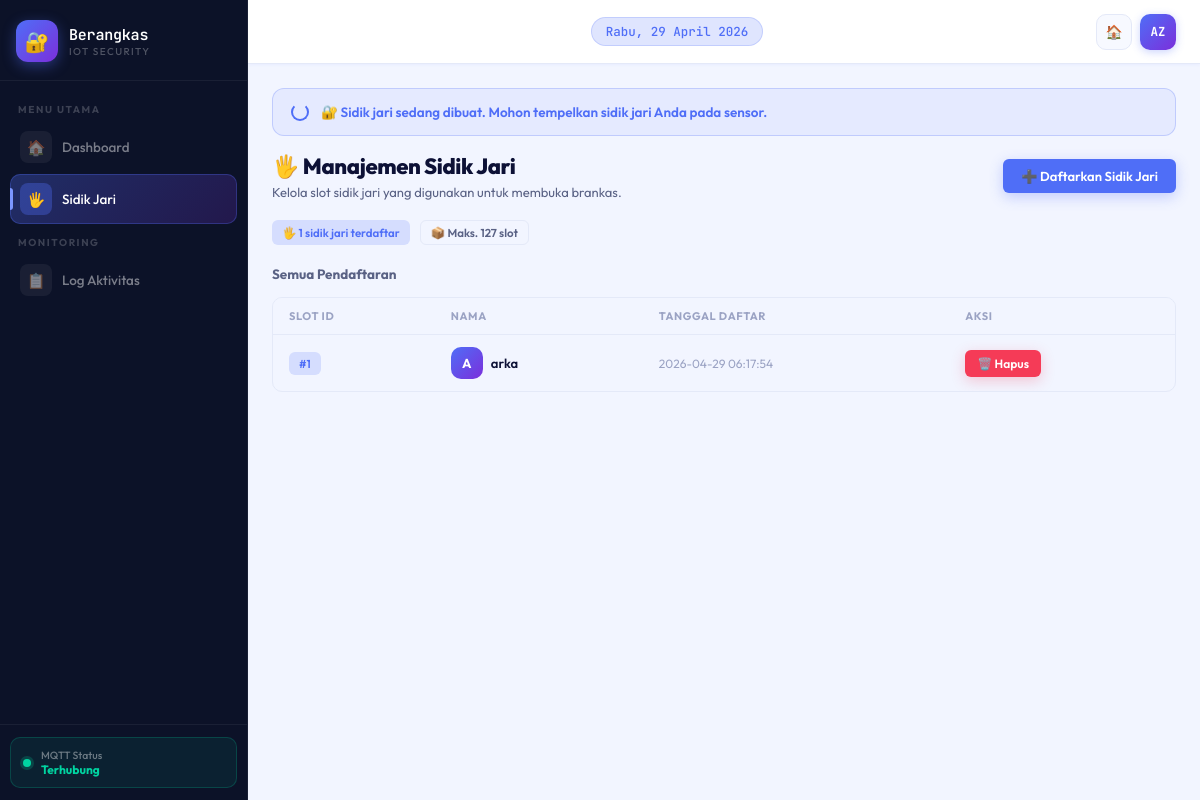
The app's page /sidik_jari, older data.
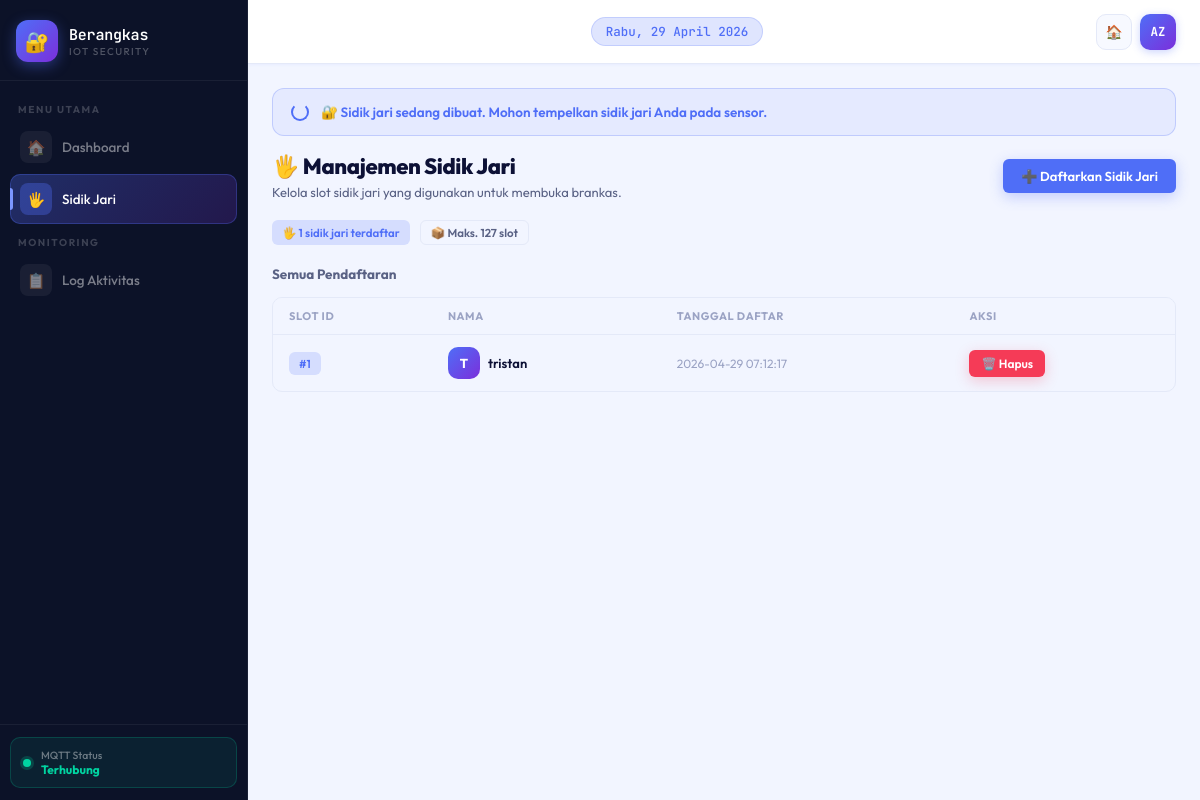
The same page, newer data.
### tables this page shows
CREATE TABLE sidik_jari (
            id INTEGER PRIMARY KEY AUTOINCREMENT,
            nama TEXT NOT NULL,
            finger_id INTEGER NOT NULL,
            created_at TIMESTAMP DEFAULT CURRENT_TIMESTAMP
        );

### app.py (the view)
@app.route("/sidik_jari")
def halaman_sidik_jari():
    db = get_db()
    data = db.execute("SELECT * FROM sidik_jari").fetchall()
    return render_template("sidik_jari.html", data=data)

### database.py (called while the page is built)
def get_db():
    conn = sqlite3.connect("brankas.db")
    conn.row_factory = sqlite3.Row
    return conn

### templates/sidik_jari.html (shortened to what this page needs)
<!doctype html>
<html lang="id">
  <head>
    <link
      rel="stylesheet"
      href="{{ url_for('static', filename='css/Dashboard.css') }}" />
  </head>
  <body>
    <aside class="sidebar">
      <div class="sidebar-brand">
        <a href="/" class="brand-logo">
          <div class="brand-icon">🔐</div>
          <div class="brand-text">
            <span class="brand-name">Berangkas</span>
            <span class="brand-sub">IoT Security</span>
          </div>
        </a>
      </div>
      <nav class="sidebar-nav">
        <span class="nav-label">Menu Utama</span>
        <a href="/" class="nav-item"
          ><span class="nav-icon">🏠</span> Dashboard</a
        >
        <a href="/sidik_jari" class="nav-item active"
          ><span class="nav-icon">🖐️</span> Sidik Jari</a
        >
        <span class="nav-label">Monitoring</span>
        <a href="/#log-section" class="nav-item"
          ><span class="nav-icon">📋</span> Log Aktivitas</a
        >
      </nav>
      <div class="sidebar-footer">
        <div class="sidebar-status">
          <div class="status-dot"></div>
          <div class="status-info">
            <div class="status-label">MQTT Status</div>
            <div class="status-value">Terhubung</div>
          </div>
        </div>
      </div>
    </aside>
    <main class="main">
      <header class="topbar">
        <div class="topbar-center">
          <div class="topbar-date" id="topbar-date"></div>
        </div>
        <div class="topbar-actions">
          <a href="/" class="topbar-btn">🏠</a>
          <div class="topbar-avatar">AZ</div>
        </div>
      </header>
      <div class="content">
        <div class="enroll-banner" id="enroll-banner">
          <div class="enroll-spinner" id="enroll-spinner"></div>
          <span id="enroll-msg">Menunggu jari...</span>
        </div>
        <div class="section-header">
          <div>
            <div class="page-title">🖐️ Manajemen Sidik Jari</div>
            <div class="page-sub">
              Kelola slot sidik jari yang digunakan untuk membuka brankas.
            </div>
          </div>
          <button class="btn btn-primary" onclick="openModal('tambah-modal')">
            ➕ Daftarkan Sidik Jari
          </button>
        </div>
        <div style="display: flex; gap: 10px; margin-bottom: 20px">
          <div class="chip chip-primary">
            🖐️ {{ data|length }} sidik jari terdaftar
          </div>
          <div class="chip chip-neutral">📦 Maks. 127 slot</div>
        </div>
        <div class="section-header" style="margin-bottom: 14px">
          <span
            style="
              font-size: 13.5px;
              font-weight: 700;
              color: var(--text-secondary);
            "
            >Semua Pendaftaran</span
          >
        </div>
        {% if data %}
        <div class="table-wrap">
          <table>
            <thead>
              <tr>
                <th>Slot ID</th>
                <th>Nama</th>
                <th>Tanggal Daftar</th>
                <th>Aksi</th>
              </tr>
            </thead>
            <tbody>
              {% for s in data %}
              <tr>
                <td>
                  <span class="chip chip-primary">#{{ s.finger_id }}</span>
                </td>
                <td>
                  <div class="flex-center gap-8">
                    <div class="avatar">{{ s.nama[0]|upper }}</div>
                    <span style="font-weight: 600">{{ s.nama }}</span>
                  </div>
                </td>
                <td class="td-secondary">{{ s.created_at }}</td>
                <td>
                  <button
                    class="btn btn-sm btn-danger"
                    data-id="{{ s.id }}"
                    data-nama="{{ s.nama }}"
                    data-finger="{{ s.finger_id }}"
                    onclick="confirmDelete(this)">
                    🗑️ Hapus
                  </button>
                </td>
              </tr>
              {% endfor %}
            </tbody>
          </table>
        </div>
        {% endif %}
      </div>
    </main>
  </body>
</html>

### templates/sidik_jari.html (style rules this page uses)
.enroll-banner { display: none; align-items: center; gap: 12px; padding: 14px 18px; border-radius: 12px; margin-bottom: 16px; font-size: 13.5px; font-weight: 600; animation: pulse 1.5s infinite; }
.enroll-banner.show { display: flex; }
.enroll-banner.waiting { background: rgba(79, 110, 247, 0.08); border: 1.5px solid rgba(79, 110, 247, 0.25); color: #4f6ef7; }
.enroll-spinner { width: 18px; height: 18px; border: 2px solid currentColor; border-top-color: transparent; border-radius: 50%; animation: spin 0.8s linear infinite; flex-shrink: 0; }

Row changes from the older to the newer data that the page shows:
removed sidik_jari: finger_id "1", nama "A", nama "arka", created_at "2026-04-29 06:17:54"
added sidik_jari: finger_id "1", nama "T", nama "tristan", created_at "2026-04-29 07:12:17"
